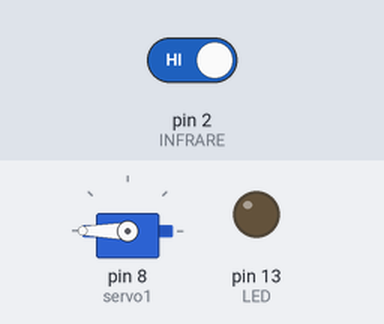
Bench run of a sketch on a simulated Arduino Uno, built with avr-gcc and run on an emulated ATmega328P. Parts: servo, output pins drawn as LEDs (lit = HIGH). Inputs (shaded band) come from the test bench; at power-on: pin 2 (INFRARE) HIGH.

Above: at 1.9 s.
2.0 s: pin 2 (INFRARE) driven LOW
At 2.8 s:
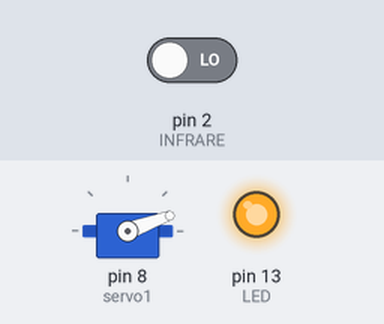
Timing chart, 0 to 5.0 s (numbered marks = the images above; inputs shaded):
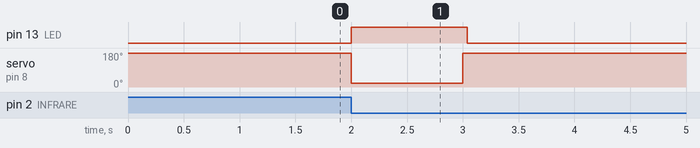

The sketch:

target_test.ino
```cpp
#include<Servo.h>

Servo servo1;

const int INFRARE = 2;
const int LED = 13;
int val = 0;
int old_val = 0;

void setup() {
  pinMode(INFRARE, INPUT); //赤外線センサ
  pinMode(LED, OUTPUT); //LED
  servo1.attach(8);

}

void loop() {
  val = digitalRead(INFRARE); //赤外が来ると0
  if(servo1.read() < 170){ // position check
    servo1.write(180);
    delay(1000);
    digitalWrite(INFRARE, LOW);
  }


  if((val == 0) && (old_val == 1)){ //今押されたかつさっきまで押されてなかった
    digitalWrite(LED,HIGH);
    servo1.write(20);
    delay(1000);
    servo1.write(180);
    digitalWrite(INFRARE, LOW);
  }else{
    digitalWrite(LED,LOW);
  }
  old_val = val;
  delay(40);
}
```

Measured:
- after the input at 2.0 s, pin 13 (LED): LOW → HIGH at once, → LOW 1.0 s later; servo on pin 8 (servo1): 180° → 20° at once, → 180° 1.0 s later
